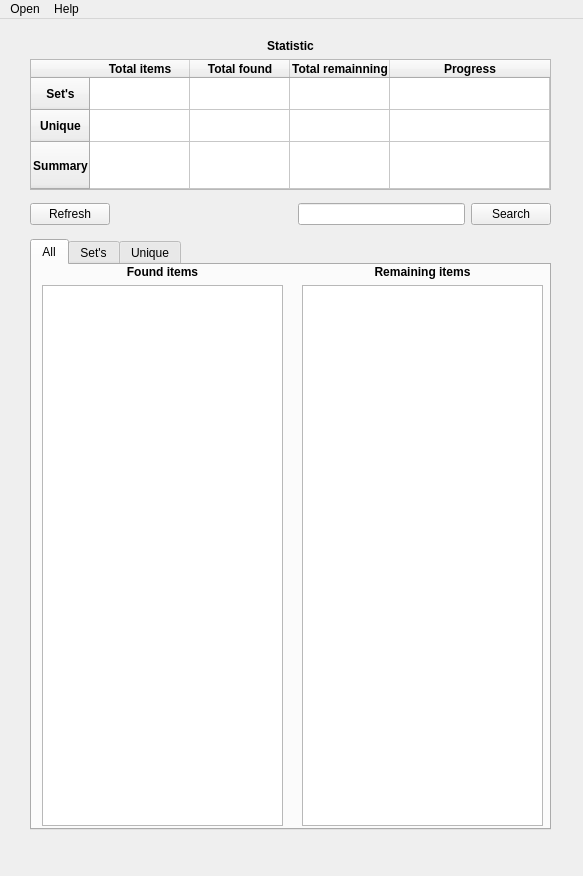
<?xml version="1.0" encoding="UTF-8"?>
<ui version="4.0">
 <class>_main_window</class>
 <widget class="QMainWindow" name="_main_window">
  <property name="geometry">
   <rect>
    <x>0</x>
    <y>0</y>
    <width>583</width>
    <height>876</height>
   </rect>
  </property>
  <property name="sizePolicy">
   <sizepolicy hsizetype="Fixed" vsizetype="Fixed">
    <horstretch>0</horstretch>
    <verstretch>0</verstretch>
   </sizepolicy>
  </property>
  <property name="minimumSize">
   <size>
    <width>583</width>
    <height>876</height>
   </size>
  </property>
  <property name="maximumSize">
   <size>
    <width>583</width>
    <height>876</height>
   </size>
  </property>
  <property name="tabletTracking">
   <bool>false</bool>
  </property>
  <property name="contextMenuPolicy">
   <enum>Qt::NoContextMenu</enum>
  </property>
  <property name="windowTitle">
   <string>HG502</string>
  </property>
  <property name="windowIcon">
   <iconset>
    <normaloff>../static/icon.gif</normaloff>../static/icon.gif</iconset>
  </property>
  <property name="locale">
   <locale language="English" country="UnitedStates"/>
  </property>
  <widget class="QWidget" name="centralwidget">
   <widget class="QTabWidget" name="_items_tab">
    <property name="geometry">
     <rect>
      <x>30</x>
      <y>220</y>
      <width>521</width>
      <height>591</height>
     </rect>
    </property>
    <property name="font">
     <font>
      <weight>50</weight>
      <bold>false</bold>
     </font>
    </property>
    <property name="tabPosition">
     <enum>QTabWidget::North</enum>
    </property>
    <property name="currentIndex">
     <number>0</number>
    </property>
    <widget class="QWidget" name="_all_tab">
     <property name="font">
      <font>
       <weight>75</weight>
       <bold>true</bold>
      </font>
     </property>
     <attribute name="title">
      <string>All</string>
     </attribute>
     <widget class="QWidget" name="layoutWidget">
      <property name="geometry">
       <rect>
        <x>270</x>
        <y>0</y>
        <width>241</width>
        <height>561</height>
       </rect>
      </property>
      <layout class="QVBoxLayout" name="verticalLayout_2">
       <item>
        <widget class="QLabel" name="_all_remaining_label">
         <property name="text">
          <string>Remaining items</string>
         </property>
         <property name="alignment">
          <set>Qt::AlignCenter</set>
         </property>
        </widget>
       </item>
       <item>
        <widget class="QListWidget" name="_all_list_remaining">
         <property name="enabled">
          <bool>true</bool>
         </property>
         <property name="font">
          <font>
           <weight>50</weight>
           <bold>false</bold>
          </font>
         </property>
         <property name="selectionMode">
          <enum>QAbstractItemView::SingleSelection</enum>
         </property>
        </widget>
       </item>
      </layout>
     </widget>
     <widget class="QWidget" name="layoutWidget">
      <property name="geometry">
       <rect>
        <x>10</x>
        <y>0</y>
        <width>241</width>
        <height>561</height>
       </rect>
      </property>
      <layout class="QVBoxLayout" name="verticalLayout">
       <item>
        <widget class="QLabel" name="_all_found_label">
         <property name="text">
          <string>Found items</string>
         </property>
         <property name="alignment">
          <set>Qt::AlignCenter</set>
         </property>
        </widget>
       </item>
       <item>
        <widget class="QListWidget" name="_all_list_found">
         <property name="enabled">
          <bool>true</bool>
         </property>
         <property name="font">
          <font>
           <weight>50</weight>
           <bold>false</bold>
          </font>
         </property>
         <property name="alternatingRowColors">
          <bool>false</bool>
         </property>
         <property name="selectionMode">
          <enum>QAbstractItemView::SingleSelection</enum>
         </property>
         <property name="selectionBehavior">
          <enum>QAbstractItemView::SelectItems</enum>
         </property>
         <property name="sortingEnabled">
          <bool>false</bool>
         </property>
        </widget>
       </item>
      </layout>
     </widget>
    </widget>
    <widget class="QWidget" name="_set_tab">
     <property name="font">
      <font>
       <weight>75</weight>
       <bold>true</bold>
      </font>
     </property>
     <attribute name="title">
      <string>Set's</string>
     </attribute>
     <widget class="QWidget" name="layoutWidget_2">
      <property name="geometry">
       <rect>
        <x>10</x>
        <y>0</y>
        <width>241</width>
        <height>561</height>
       </rect>
      </property>
      <layout class="QVBoxLayout" name="verticalLayout_4">
       <item>
        <widget class="QLabel" name="_set_found_label">
         <property name="text">
          <string>Found items</string>
         </property>
         <property name="alignment">
          <set>Qt::AlignCenter</set>
         </property>
        </widget>
       </item>
       <item>
        <widget class="QListWidget" name="_set_list_found">
         <property name="enabled">
          <bool>true</bool>
         </property>
         <property name="font">
          <font>
           <weight>50</weight>
           <bold>false</bold>
          </font>
         </property>
         <property name="selectionMode">
          <enum>QAbstractItemView::SingleSelection</enum>
         </property>
         <property name="sortingEnabled">
          <bool>false</bool>
         </property>
        </widget>
       </item>
      </layout>
     </widget>
     <widget class="QWidget" name="layoutWidget_3">
      <property name="geometry">
       <rect>
        <x>270</x>
        <y>0</y>
        <width>241</width>
        <height>561</height>
       </rect>
      </property>
      <layout class="QVBoxLayout" name="verticalLayout_5">
       <item>
        <widget class="QLabel" name="_set_remaining_label">
         <property name="text">
          <string>Remaining items</string>
         </property>
         <property name="alignment">
          <set>Qt::AlignCenter</set>
         </property>
        </widget>
       </item>
       <item>
        <widget class="QListWidget" name="_set_list_remaining">
         <property name="enabled">
          <bool>true</bool>
         </property>
         <property name="font">
          <font>
           <weight>50</weight>
           <bold>false</bold>
          </font>
         </property>
         <property name="selectionMode">
          <enum>QAbstractItemView::SingleSelection</enum>
         </property>
        </widget>
       </item>
      </layout>
     </widget>
    </widget>
    <widget class="QWidget" name="_unique_tab">
     <property name="font">
      <font>
       <weight>75</weight>
       <bold>true</bold>
      </font>
     </property>
     <attribute name="title">
      <string>Unique</string>
     </attribute>
     <widget class="QWidget" name="layoutWidget_4">
      <property name="geometry">
       <rect>
        <x>10</x>
        <y>0</y>
        <width>241</width>
        <height>561</height>
       </rect>
      </property>
      <layout class="QVBoxLayout" name="verticalLayout_6">
       <item>
        <widget class="QLabel" name="_unique_found_label">
         <property name="text">
          <string>Found items</string>
         </property>
         <property name="alignment">
          <set>Qt::AlignCenter</set>
         </property>
        </widget>
       </item>
       <item>
        <widget class="QListWidget" name="_unique_list_found">
         <property name="enabled">
          <bool>true</bool>
         </property>
         <property name="font">
          <font>
           <weight>50</weight>
           <bold>false</bold>
          </font>
         </property>
         <property name="showDropIndicator" stdset="0">
          <bool>false</bool>
         </property>
         <property name="selectionMode">
          <enum>QAbstractItemView::SingleSelection</enum>
         </property>
         <property name="sortingEnabled">
          <bool>false</bool>
         </property>
        </widget>
       </item>
      </layout>
     </widget>
     <widget class="QWidget" name="layoutWidget_5">
      <property name="geometry">
       <rect>
        <x>270</x>
        <y>0</y>
        <width>241</width>
        <height>561</height>
       </rect>
      </property>
      <layout class="QVBoxLayout" name="verticalLayout_7">
       <item>
        <widget class="QLabel" name="_unique_remaining_label">
         <property name="text">
          <string>Remaining items</string>
         </property>
         <property name="alignment">
          <set>Qt::AlignCenter</set>
         </property>
        </widget>
       </item>
       <item>
        <widget class="QListWidget" name="_unique_list_remaining">
         <property name="enabled">
          <bool>true</bool>
         </property>
         <property name="font">
          <font>
           <weight>50</weight>
           <bold>false</bold>
          </font>
         </property>
         <property name="selectionMode">
          <enum>QAbstractItemView::SingleSelection</enum>
         </property>
        </widget>
       </item>
      </layout>
     </widget>
    </widget>
   </widget>
   <widget class="QWidget" name="layoutWidget">
    <property name="geometry">
     <rect>
      <x>30</x>
      <y>180</y>
      <width>521</width>
      <height>31</height>
     </rect>
    </property>
    <layout class="QHBoxLayout" name="horizontalLayout">
     <item>
      <widget class="QPushButton" name="_refresh_button">
       <property name="enabled">
        <bool>true</bool>
       </property>
       <property name="text">
        <string>Refresh</string>
       </property>
      </widget>
     </item>
     <item>
      <spacer name="horizontalSpacer">
       <property name="orientation">
        <enum>Qt::Horizontal</enum>
       </property>
       <property name="sizeType">
        <enum>QSizePolicy::Fixed</enum>
       </property>
       <property name="sizeHint" stdset="0">
        <size>
         <width>182</width>
         <height>20</height>
        </size>
       </property>
      </spacer>
     </item>
     <item>
      <widget class="QLineEdit" name="_search_line">
       <property name="enabled">
        <bool>true</bool>
       </property>
       <property name="clearButtonEnabled">
        <bool>true</bool>
       </property>
      </widget>
     </item>
     <item>
      <widget class="QPushButton" name="_search_button">
       <property name="enabled">
        <bool>true</bool>
       </property>
       <property name="text">
        <string>Search</string>
       </property>
      </widget>
     </item>
    </layout>
   </widget>
   <widget class="QWidget" name="layoutWidget">
    <property name="geometry">
     <rect>
      <x>30</x>
      <y>20</y>
      <width>521</width>
      <height>151</height>
     </rect>
    </property>
    <layout class="QVBoxLayout" name="verticalLayout_3">
     <item>
      <widget class="QLabel" name="_stat_label">
       <property name="font">
        <font>
         <pointsize>9</pointsize>
         <weight>75</weight>
         <bold>true</bold>
         <strikeout>false</strikeout>
         <kerning>true</kerning>
        </font>
       </property>
       <property name="text">
        <string>Statistic</string>
       </property>
       <property name="alignment">
        <set>Qt::AlignCenter</set>
       </property>
      </widget>
     </item>
     <item>
      <widget class="QTableWidget" name="_stat_table">
       <property name="enabled">
        <bool>true</bool>
       </property>
       <property name="sizePolicy">
        <sizepolicy hsizetype="Expanding" vsizetype="Maximum">
         <horstretch>0</horstretch>
         <verstretch>0</verstretch>
        </sizepolicy>
       </property>
       <property name="verticalScrollBarPolicy">
        <enum>Qt::ScrollBarAlwaysOff</enum>
       </property>
       <property name="horizontalScrollBarPolicy">
        <enum>Qt::ScrollBarAlwaysOff</enum>
       </property>
       <property name="autoScroll">
        <bool>false</bool>
       </property>
       <property name="editTriggers">
        <set>QAbstractItemView::NoEditTriggers</set>
       </property>
       <property name="tabKeyNavigation">
        <bool>false</bool>
       </property>
       <property name="showDropIndicator" stdset="0">
        <bool>false</bool>
       </property>
       <property name="alternatingRowColors">
        <bool>false</bool>
       </property>
       <property name="selectionMode">
        <enum>QAbstractItemView::NoSelection</enum>
       </property>
       <property name="selectionBehavior">
        <enum>QAbstractItemView::SelectColumns</enum>
       </property>
       <property name="gridStyle">
        <enum>Qt::SolidLine</enum>
       </property>
       <property name="wordWrap">
        <bool>false</bool>
       </property>
       <property name="cornerButtonEnabled">
        <bool>false</bool>
       </property>
       <property name="columnCount">
        <number>4</number>
       </property>
       <attribute name="horizontalHeaderVisible">
        <bool>true</bool>
       </attribute>
       <attribute name="horizontalHeaderMinimumSectionSize">
        <number>53</number>
       </attribute>
       <attribute name="horizontalHeaderHighlightSections">
        <bool>false</bool>
       </attribute>
       <attribute name="horizontalHeaderShowSortIndicator" stdset="0">
        <bool>false</bool>
       </attribute>
       <attribute name="horizontalHeaderStretchLastSection">
        <bool>true</bool>
       </attribute>
       <attribute name="verticalHeaderVisible">
        <bool>true</bool>
       </attribute>
       <attribute name="verticalHeaderCascadingSectionResizes">
        <bool>false</bool>
       </attribute>
       <attribute name="verticalHeaderDefaultSectionSize">
        <number>32</number>
       </attribute>
       <attribute name="verticalHeaderHighlightSections">
        <bool>false</bool>
       </attribute>
       <attribute name="verticalHeaderShowSortIndicator" stdset="0">
        <bool>false</bool>
       </attribute>
       <attribute name="verticalHeaderStretchLastSection">
        <bool>true</bool>
       </attribute>
       <row>
        <property name="text">
         <string>Set's</string>
        </property>
        <property name="font">
         <font>
          <weight>75</weight>
          <bold>true</bold>
         </font>
        </property>
        <property name="textAlignment">
         <set>AlignCenter</set>
        </property>
       </row>
       <row>
        <property name="text">
         <string>Unique</string>
        </property>
        <property name="font">
         <font>
          <weight>75</weight>
          <bold>true</bold>
         </font>
        </property>
        <property name="textAlignment">
         <set>AlignCenter</set>
        </property>
       </row>
       <row>
        <property name="text">
         <string>Summary</string>
        </property>
        <property name="font">
         <font>
          <weight>75</weight>
          <bold>true</bold>
         </font>
        </property>
        <property name="textAlignment">
         <set>AlignCenter</set>
        </property>
       </row>
       <column>
        <property name="text">
         <string>Total items</string>
        </property>
        <property name="font">
         <font>
          <weight>75</weight>
          <bold>true</bold>
         </font>
        </property>
        <property name="textAlignment">
         <set>AlignCenter</set>
        </property>
       </column>
       <column>
        <property name="text">
         <string>Total found</string>
        </property>
        <property name="font">
         <font>
          <weight>75</weight>
          <bold>true</bold>
         </font>
        </property>
        <property name="textAlignment">
         <set>AlignCenter</set>
        </property>
       </column>
       <column>
        <property name="text">
         <string>Total remainning</string>
        </property>
        <property name="font">
         <font>
          <weight>75</weight>
          <bold>true</bold>
         </font>
        </property>
        <property name="textAlignment">
         <set>AlignCenter</set>
        </property>
       </column>
       <column>
        <property name="text">
         <string>Progress</string>
        </property>
        <property name="font">
         <font>
          <weight>75</weight>
          <bold>true</bold>
         </font>
        </property>
        <property name="textAlignment">
         <set>AlignCenter</set>
        </property>
       </column>
       <item row="0" column="0">
        <property name="text">
         <string/>
        </property>
        <property name="textAlignment">
         <set>AlignCenter</set>
        </property>
       </item>
       <item row="0" column="1">
        <property name="text">
         <string/>
        </property>
        <property name="textAlignment">
         <set>AlignCenter</set>
        </property>
       </item>
       <item row="0" column="2">
        <property name="text">
         <string/>
        </property>
        <property name="textAlignment">
         <set>AlignCenter</set>
        </property>
       </item>
       <item row="0" column="3">
        <property name="text">
         <string/>
        </property>
        <property name="textAlignment">
         <set>AlignCenter</set>
        </property>
       </item>
       <item row="1" column="0">
        <property name="text">
         <string/>
        </property>
        <property name="textAlignment">
         <set>AlignCenter</set>
        </property>
       </item>
       <item row="1" column="1">
        <property name="text">
         <string/>
        </property>
        <property name="textAlignment">
         <set>AlignCenter</set>
        </property>
       </item>
       <item row="1" column="2">
        <property name="text">
         <string/>
        </property>
        <property name="textAlignment">
         <set>AlignCenter</set>
        </property>
       </item>
       <item row="1" column="3">
        <property name="text">
         <string/>
        </property>
        <property name="textAlignment">
         <set>AlignCenter</set>
        </property>
       </item>
       <item row="2" column="0">
        <property name="text">
         <string/>
        </property>
        <property name="textAlignment">
         <set>AlignCenter</set>
        </property>
       </item>
       <item row="2" column="1">
        <property name="text">
         <string/>
        </property>
        <property name="textAlignment">
         <set>AlignCenter</set>
        </property>
       </item>
       <item row="2" column="2">
        <property name="text">
         <string/>
        </property>
        <property name="textAlignment">
         <set>AlignCenter</set>
        </property>
       </item>
       <item row="2" column="3">
        <property name="text">
         <string/>
        </property>
        <property name="textAlignment">
         <set>AlignCenter</set>
        </property>
       </item>
      </widget>
     </item>
    </layout>
   </widget>
  </widget>
  <widget class="QMenuBar" name="_menu_bar">
   <property name="geometry">
    <rect>
     <x>0</x>
     <y>0</y>
     <width>583</width>
     <height>21</height>
    </rect>
   </property>
   <widget class="QMenu" name="_menu_open">
    <property name="title">
     <string>Open</string>
    </property>
    <addaction name="separator"/>
    <addaction name="_action_folder"/>
    <addaction name="_action_exit"/>
   </widget>
   <widget class="QMenu" name="_menu_help">
    <property name="title">
     <string>Help</string>
    </property>
    <addaction name="_action_about"/>
   </widget>
   <addaction name="_menu_open"/>
   <addaction name="_menu_help"/>
  </widget>
  <widget class="QStatusBar" name="_status_bar">
   <property name="sizeGripEnabled">
    <bool>false</bool>
   </property>
  </widget>
  <action name="_action_about">
   <property name="text">
    <string>About</string>
   </property>
  </action>
  <action name="_action_folder">
   <property name="text">
    <string>Folder...</string>
   </property>
  </action>
  <action name="_action_exit">
   <property name="text">
    <string>Exit</string>
   </property>
  </action>
 </widget>
 <resources/>
 <connections>
  <connection>
   <sender>_search_line</sender>
   <signal>editingFinished()</signal>
   <receiver>_search_button</receiver>
   <slot>animateClick()</slot>
   <hints>
    <hint type="sourcelabel">
     <x>403</x>
     <y>212</y>
    </hint>
    <hint type="destinationlabel">
     <x>495</x>
     <y>220</y>
    </hint>
   </hints>
  </connection>
 </connections>
</ui>
